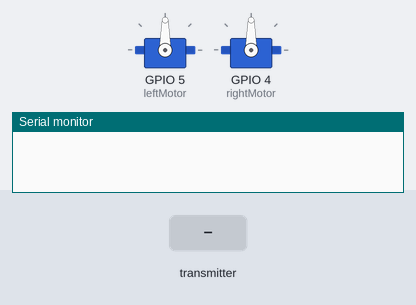
Bench run of a sketch on a simulated ESP8266 (NodeMCU). Parts: 2 × servo, the last lines printed to the serial monitor. The inputs (shaded band) are chosen by the test bench.

Above: at 1.2 s.
1.3 s: the transmitter starts sending command = FORWARD
At 2.5 s:
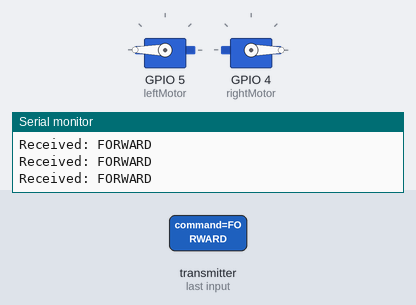
2.8 s: the transmitter starts sending command = BACKWARD
At 3.9 s:
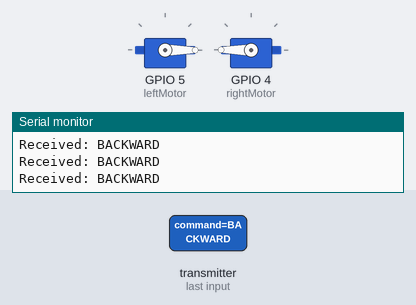
4.3 s: the transmitter starts sending command = LEFT
At 5.0 s:
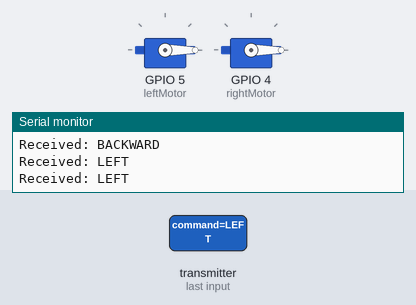
5.8 s: the transmitter starts sending command = RIGHT
At 6.1 s:
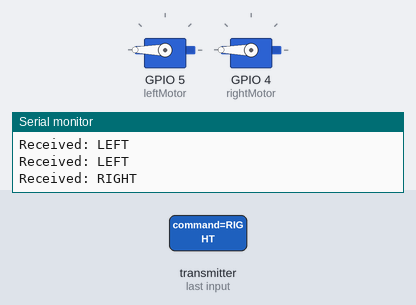
Timing chart, 0 to 8.3 s (numbered marks = the images above; inputs shaded):
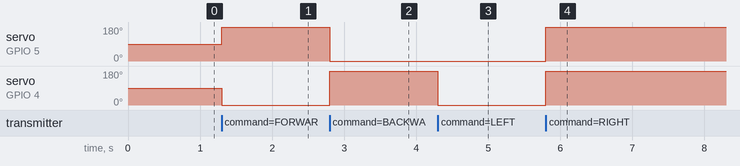

The sketch:

RC_Car_Receiver.ino
```cpp
#include <ESP8266WiFi.h>
#include <espnow.h>
#include <Servo.h>

Servo leftMotor;
Servo rightMotor;

typedef struct struct_message {
  char command[32];
} struct_message;

struct_message incomingMessage;

void onDataRecv(uint8_t *mac, uint8_t *incomingData, uint8_t len) {
  memcpy(&incomingMessage, incomingData, sizeof(incomingMessage));
  Serial.print("Received: ");
  Serial.println(incomingMessage.command);

  if (strcmp(incomingMessage.command, "FORWARD") == 0) {
    leftMotor.write(180);
    rightMotor.write(0);
  } else if (strcmp(incomingMessage.command, "BACKWARD") == 0) {
    leftMotor.write(0);
    rightMotor.write(180);
  } else if (strcmp(incomingMessage.command, "LEFT") == 0) {
    leftMotor.write(0);
    rightMotor.write(0);
  } else if (strcmp(incomingMessage.command, "RIGHT") == 0) {
    leftMotor.write(180);
    rightMotor.write(180);
  } else if (strcmp(incomingMessage.command, "STOP") == 0) {
    leftMotor.write(90);
    rightMotor.write(90);
  }
}

void setup() {
  Serial.begin(115200);
  WiFi.mode(WIFI_STA);

  leftMotor.attach(5);  // D1
  rightMotor.attach(4); // D2

  if (esp_now_init() != 0) {
    Serial.println("Error initializing ESP-NOW");
    return;
  }

  esp_now_set_self_role(ESP_NOW_ROLE_SLAVE);
  esp_now_register_recv_cb(onDataRecv);
}

void loop() {
  // Nothing needed here, waiting for data
}
```

Measured:
- after the input at 1.3 s, servo on GPIO 5 (leftMotor): 90° → 180° at once; servo on GPIO 4 (rightMotor): 90° → 0° at once
- after the input at 2.8 s, servo on GPIO 5 (leftMotor): 180° → 0° at once; servo on GPIO 4 (rightMotor): 0° → 180° at once
- after the input at 4.3 s, servo on GPIO 4 (rightMotor): 180° → 0° at once
- after the input at 5.8 s, servo on GPIO 5 (leftMotor), servo on GPIO 4 (rightMotor): 0° → 180° at once
